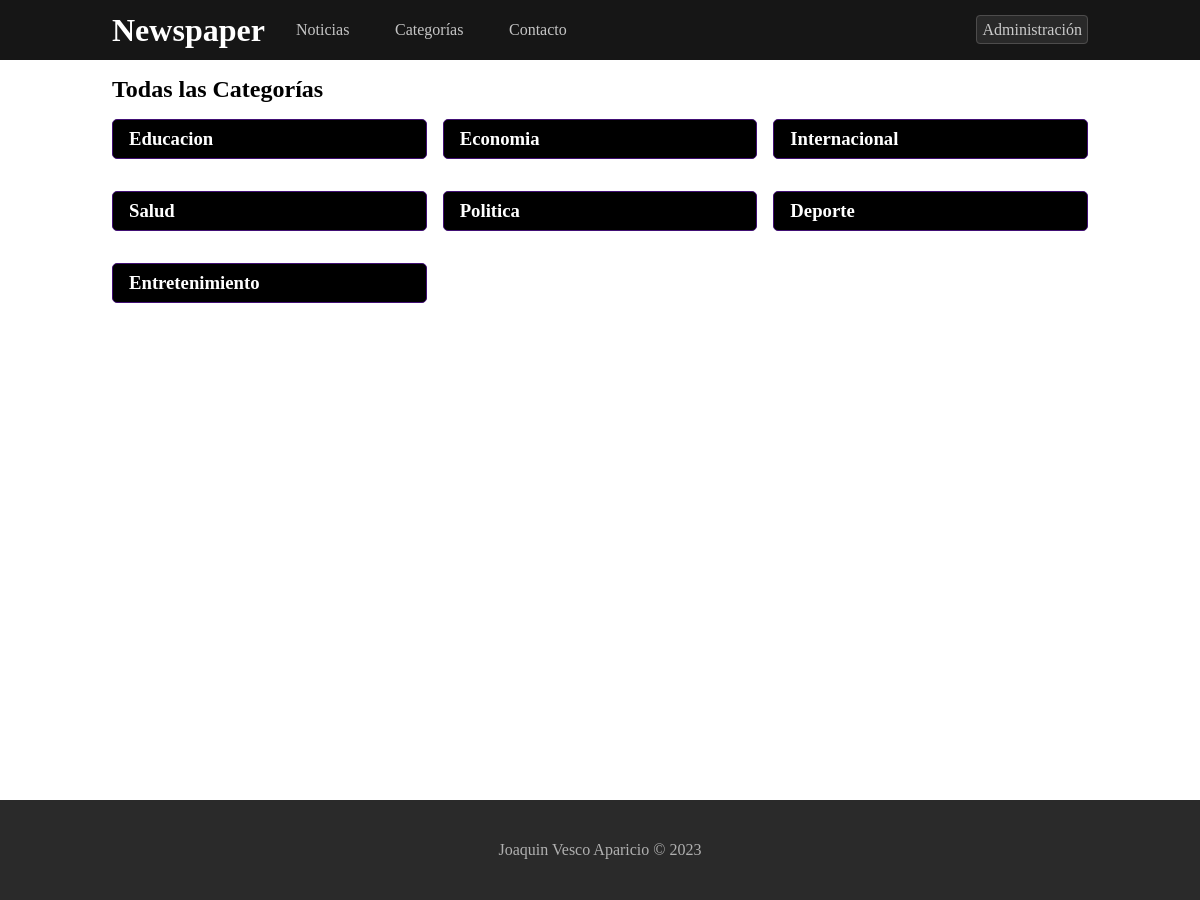
/categorias, run on an earlier commit of the app's database.
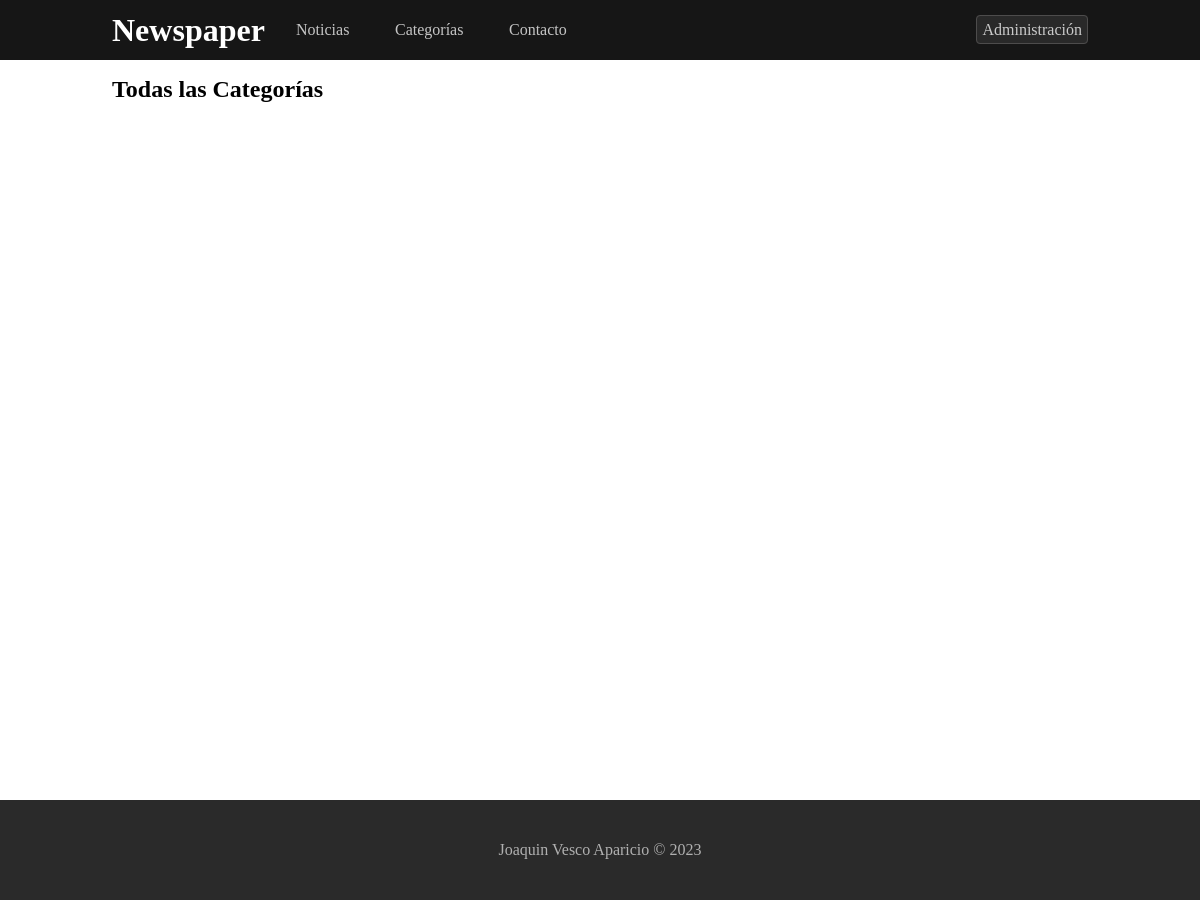
And on a later commit of the database.
### tables this page shows
CREATE TABLE `categorias` (
  `id` int(11) NOT NULL,
  `denominacion` varchar(50) DEFAULT NULL,
  `estado_id` int(11) DEFAULT 1
);

### App/Core/Controller.php (called while the page is built, shortened)
<?php
class Controller
{
  public function render($path, $parameters = [], $layout = '')
  {
    require_once(__DIR__ . "/../Views/Layouts/" . $layout . ".layout.php");
  }
}

### App/controllers/CategoriasController.php (called while the page is built, shortened)
<?php
require_once(__DIR__ . "/../Models/Categoria.php");
class CategoriasController extends Controller
{
  private $categoriaModel;
  public function __construct(PDO $conection)
  {
    $this->categoriaModel = new Categoria($conection);
  }
  public function home()
  {
    $categorias = $this->categoriaModel->getAllCategorias();
    $this->render('categorias', [
      'data' => [
        'categorias' => $categorias
      ]
    ], 'layout');
  }
}

### index.php (called while the page is built, shortened)
<?php
$router = new Router();
$router->run();

### App/Core/Orm.php (called while the page is built, shortened)
<?php
class Orm
{
  public function __construct($id, $table, PDO $conection)
  {
    $this->db = $conection;
  }
}

### App/Models/Categoria.php (called while the page is built, shortened)
<?php
class Categoria extends Orm
{
  protected $db;
  function __construct(PDO $connection)
  {
    $this->db = $connection;
  }
  public function getAllCategorias($id = -1)
  {
    $stm = $this->db->prepare("CALL sp_get_categorias({$id})");
    $stm->execute();
    return $stm->fetchAll();
  }
}

### App/Views/categorias.view.php (the view)
<?php
$categorias = $parameters["data"]["categorias"];
?>
<link rel="stylesheet" href="<?= URL_PATH ?>/public/assets/css/categorias.css">
<section class="main-top">
  <h2>Todas las Categorías</h2>
</section>
<section class="categorias-container">
  <?php if (isset($categorias)): ?>
    <?php foreach ($categorias as $key => $categoria): ?>
      <a href="<?= URL_PATH ?>/categorias/<?= $categoria["CategoriaId"] ?>/pagina/1" style="">
        <article class=" categoria">
          <h3>
            <?= $categoria["Categoria"] ?>
          </h3>
        </article>
      </a>
    <?php endforeach ?>
  <?php endif ?>
</section>

What changed in the data, as far as the page shows it:
removed categorias: denominacion "Educacion"
removed categorias: denominacion "Economia"
removed categorias: denominacion "Internacional"
removed categorias: denominacion "Salud"
removed categorias: denominacion "Politica"
removed categorias: denominacion "Deporte"
removed categorias: denominacion "Entretenimiento"
